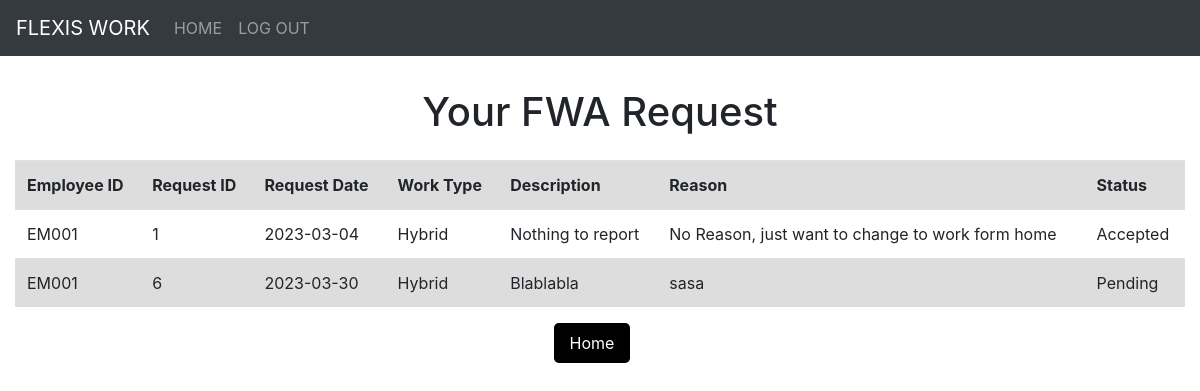
/submmitedFWARequest.php (signed in), run on the app's committed database.
### tables this page shows
CREATE TABLE `fwa_rquest` (
  `requestID` int(11) NOT NULL,
  `requestDate` date NOT NULL DEFAULT current_timestamp(),
  `workType` varchar(30) NOT NULL CHECK (`workType` in ('Flexi-hour','Work-from-home','Hybrid')),
  `description` varchar(255) NOT NULL,
  `reason` varchar(255) NOT NULL,
  `status` varchar(20) NOT NULL,
  `comment` varchar(255) DEFAULT NULL,
  `employeeID` varchar(5) NOT NULL
);

### submmitedFWARequest.php (the view, shortened to what this page needs)
<!DOCTYPE html>
<html>
<?php include 'Component/head.php'; ?>
<?php include 'Component/header.php'; ?>
<head>
</head>
<body>
    <h1>Your FWA Request</h1>
    <div class="container-fluid">
        <table class="table">
            <tbody>
                <tr>
                    <th scope="col">Employee ID</th>
                    <th scope="col">Request ID</th>
                    <th scope="col">Request Date</th>
                    <th scope="col">Work Type</th>
                    <th scope="col">Description</th>
                    <th scope="col">Reason</th>
                    <th scope="col">Status</th>
                </tr>
                <?php
            require_once('config.php');
            $employee_id = $_SESSION["EmployeeID"];
            $sql =  "SELECT * FROM fwa_rquest WHERE employeeID = '$employee_id'";
            $result = $conn->query($sql);
            while($row = $result -> fetch_assoc()){
                echo
                "<tr>
                    <td>".$row["employeeID"]."</td>
                    <td>".$row["requestID"]."</td>
                    <td>".$row["requestDate"]."</td>
                    <td>".$row["workType"]."</td>
                    <td>".$row["description"]."</td>
                    <td>".$row["reason"]."</td>
                    <td>".$row["status"]."</td>
                </tr>";
            }
            ?>
            </tbody>
        </table>
        <div class="container text-center">
            <form action="submmitedFWARequest.php" method="post">
                <input class="btn btn-secondary" type="submit" name="home" value="Home" formnovalidate>
            </form>
        </div>
    </div>
</body>
</html>

### style.css (style rules this page uses)
form { width: 100%; margin: 0 auto; max-width: 400px; }
h1 { font-size: 2.5rem; margin-top: 2rem; margin-bottom: 1.5rem; text-align: center; }
table { border-collapse: collapse; }
tr:nth-child(odd) { background-color: #ddd; }
th, td { padding: 5px 10px; }
input[type="submit"], input[type="reset"] { padding: 0.5rem 1rem; border: none; border-radius: 0.3rem; background-color: #000000; color: white; font-size: 1rem; cursor: pointer; margin-right: 1rem; }

### data on the page
fwa_rquest: employeeID "EM001", requestID "1", requestDate "2023-03-04", workType "Hybrid", description "Nothing to report", reason "No Reason, just want to change to work form home", status "Accepted"
fwa_rquest: employeeID "EM001", requestID "6", requestDate "2023-03-30", workType "Hybrid", description "Blablabla", reason "sasa", status "Pending"
